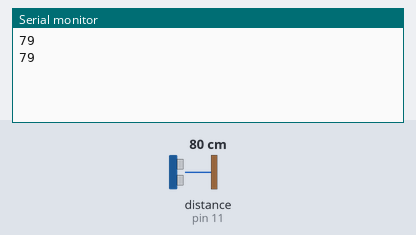
Bench run of a sketch on a simulated Arduino Uno, built with avr-gcc and run on an emulated ATmega328P. Shown: the last lines printed to the serial monitor. Wiring (inferred from the names in the program): ultrasonic range finder: trigger pin 12; echo pin 11. The test bench sets the inputs (shaded band); at power-on: distance to the obstacle (sensor on pin 11) 80 cm. The echo pulse lasts 58.3 µs per cm.

Above: at 1.8 s.
1.9 s: distance to the obstacle (sensor on pin 11) set to 2 cm
At 2.6 s:
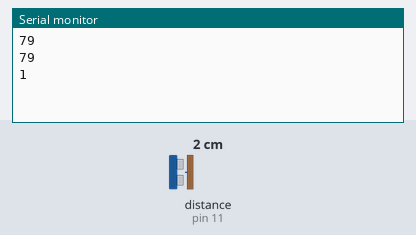
3.4 s: distance to the obstacle (sensor on pin 11) set to 4 cm
At 4.8 s:
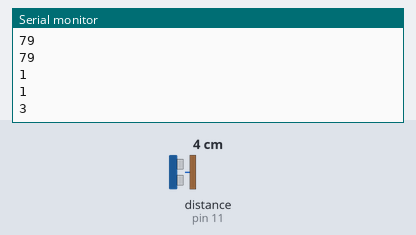
Timing chart, 0 to 6.4 s (numbered marks = the images above; inputs shaded):
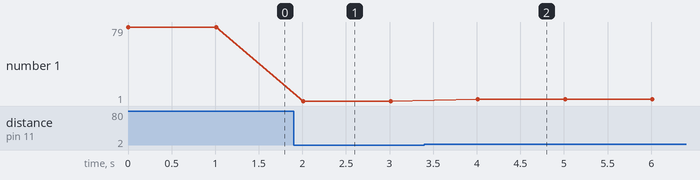

The sketch:

ultrasonic_delay.ino
```cpp
#define echoPin 11
#define trigPin 12

long distance_in_cm;

void setup() {
  Serial.begin(9600);
  pinMode(echoPin, INPUT);
  pinMode(trigPin, OUTPUT);
}

void loop() {
  measure_distance();
  Serial.print(distance_in_cm);
  Serial.println("");
  delay(1000);
}

void measure_distance() {
  long duration;
  digitalWrite(trigPin, LOW);
  delayMicroseconds(2);
  digitalWrite(trigPin, HIGH);
  delayMicroseconds(10);
  digitalWrite(trigPin, LOW);
  duration = pulseIn(echoPin, HIGH);
  distance_in_cm = (duration / 2.0) / 29.1;
}
```

Measured:
- after the input at 1.9 s, the serial monitor: prints a new line after 0.11 s (image 1)
- after the input at 3.4 s, the serial monitor: prints a new line after 0.61 s (image 2)
- plotted number 1: 79 → 1 after the input at 1.9 s, 1 → 3 after the input at 3.4 s
